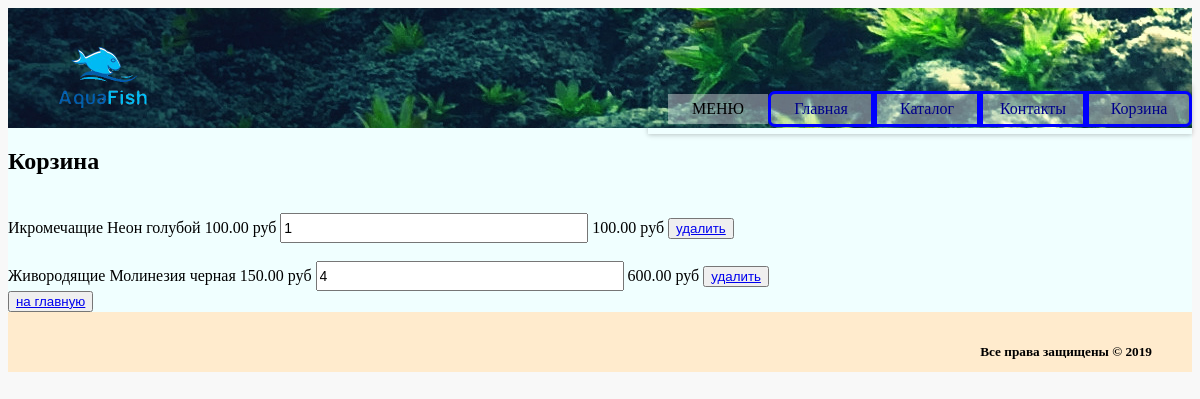
/basket/ (signed in), run on the app's committed database.
### basketapp/models.py (models this page shows, shortened)
class BasketSlot(models.Model):
    class Meta:
        verbose_name = 'Слот корзины'
        verbose_name_plural = 'Слоты корзины'
    user = models.ForeignKey(settings.AUTH_USER_MODEL, on_delete=models.CASCADE, related_name='basket')
    product = models.ForeignKey(Product, on_delete=models.CASCADE)
    quantity = models.PositiveIntegerField(verbose_name='количество', default=1)
    add_datetime = models.DateTimeField(verbose_name='время создания', auto_now_add=True)
    def get_price(self):
        return self.quantity * self.product.price
    cost = property(get_price)

### mainapp/models.py (models this page shows, shortened)
class Product(models.Model):
    category = models.ForeignKey(ProductCategory, on_delete=models.CASCADE)
    name = models.CharField(verbose_name='имя продукта', max_length=128)
    image = models.ImageField(upload_to='products_images', blank=True)
    description = models.TextField(verbose_name='описание продукта', blank=True)
    price = models.DecimalField(verbose_name='цена продукта', max_digits=8, decimal_places=2, default=0)
    quantity = models.PositiveIntegerField(verbose_name='количество на складе', default=0)
    is_hot = models.BooleanField(verbose_name='горячее предложение', default=False)

class ProductCategory(models.Model):
    name = models.CharField(verbose_name='имя', max_length=64, unique=True)
    description = models.TextField(verbose_name='описание', blank=True)

### basketapp/views.py (the view)
# urls.py: path('', basket, name='read'),
@login_required
def basket(request):
    basket = []
    if request.user.is_authenticated:
        basket = request.user.basket.all()
    return render(request, 'basketapp/basket.html', {'basket_items': basket})

### basketapp/templates/basketapp/basket.html (shortened to what this page needs)
{% extends 'mainapp/base.html' %}
{% load static %}
{% block content %}
    <h2>Корзина</h2>
    <div class="basket_list">
      {% include 'basketapp/includes/inc_basket_list.html' %}
    </div>
    <button class="btn btn-round">
      <a href="{% url 'main' %}">на главную</a>
    </button>
{% endblock %}

### basketapp/templates/basketapp/includes/inc_basket_list.html
{% for item in basket_items %}
<br>
<div class="basket_record">
  <span class="category_name">{{ item.product.category.name }}</span>
  <span class="product_name">{{ item.product.name }}</span>
  <span class="product_price">{{ item.product.price }}&nbspруб</span>
  <input type="number" min="1"
         name="{{ item.pk }}"
         value="{{ item.quantity }}">
  <span class="product_cost">{{ item.cost }}&nbspруб</span>
  <button class="btn btn-round">
    <a href="{% url 'basket:remove' item.product.pk %}" class="">
      удалить
    </a>
  </button>
</div>
{% endfor %}

### static/css/style.css (style rules this page uses)
body { background-color: #f8f8f8 }
input { width: 300px; height: 24px; font-size: 14px; }

### data on the page
BasketSlot: product.category.name "Икромечащие", product.name "Неон голубой", product.price "100.00", quantity "1", cost "100.00"
BasketSlot: product.category.name "Живородящие", product.name "Молинезия черная", product.price "150.00", quantity "4", cost "600.00"
